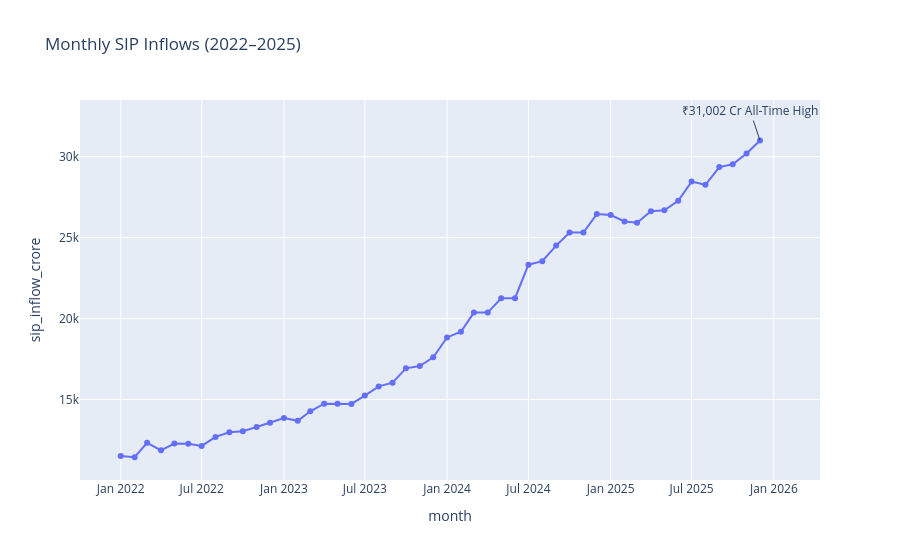

Notebook source saved alongside this figure:
### Code cell
import pandas as pd
import plotly.express as px

sip = pd.read_csv("../../../data/raw/04_monthly_sip_inflows.csv")
sip["month"] = pd.to_datetime(sip["month"])

max_row = sip.loc[sip["sip_inflow_crore"].idxmax()]

fig = px.line(
    sip,
    x="month",
    y="sip_inflow_crore",
    title="Monthly SIP Inflows (2022–2025)",
    markers=True
)

fig.add_annotation(
    x=max_row["month"],
    y=max_row["sip_inflow_crore"],
    text="₹31,002 Cr All-Time High",
    showarrow=True
)

### Figure 1 — Plotly figure (JSON) as saved in the notebook; plotly's stock layout.template omitted (floating-point values rounded to 4 significant figures)
{"data": [{"hovertemplate": "month=%{x}<br>sip_inflow_crore=%{y}<extra></extra>", "legendgroup": "", "line": {"color": "#636efa", "dash": "solid"}, "marker": {"symbol": "circle"}, "mode": "lines+markers", "name": "", "orientation": "v", "showlegend": false, "type": "scatter", "x": ["2022-01-01T00:00:00", "2022-02-01T00:00:00", "2022-03-01T00:00:00", "2022-04-01T00:00:00", "2022-05-01T00:00:00", "2022-06-01T00:00:00", "2022-07-01T00:00:00", "2022-08-01T00:00:00", "2022-09-01T00:00:00", "2022-10-01T00:00:00", "2022-11-01T00:00:00", "2022-12-01T00:00:00", "2023-01-01T00:00:00", "2023-02-01T00:00:00", "2023-03-01T00:00:00", "2023-04-01T00:00:00", "2023-05-01T00:00:00", "2023-06-01T00:00:00", "2023-07-01T00:00:00", "2023-08-01T00:00:00", "2023-09-01T00:00:00", "2023-10-01T00:00:00", "2023-11-01T00:00:00", "2023-12-01T00:00:00", "2024-01-01T00:00:00", "2024-02-01T00:00:00", "2024-03-01T00:00:00", "2024-04-01T00:00:00", "2024-05-01T00:00:00", "2024-06-01T00:00:00", "2024-07-01T00:00:00", "2024-08-01T00:00:00", "2024-09-01T00:00:00", "2024-10-01T00:00:00", "2024-11-01T00:00:00", "2024-12-01T00:00:00", "2025-01-01T00:00:00", "2025-02-01T00:00:00", "2025-03-01T00:00:00", "2025-04-01T00:00:00", "2025-05-01T00:00:00", "2025-06-01T00:00:00", "2025-07-01T00:00:00", "2025-08-01T00:00:00", "2025-09-01T00:00:00", "2025-10-01T00:00:00", "2025-11-01T00:00:00", "2025-12-01T00:00:00"], "xaxis": "x", "y": [11517, 11438, 12328, 11863, 12286, 12276, 12140, 12694, 12976, 13040, 13306, 13573, 13856, 13687, 14276, 14749, 14749, 14734, 15245, 15814, 16042, 16928, 17073, 17610, 18838, 19187, 20371, 20371, 21262, 21262, 23332, 23547, 24509, 25323, 25320, 26459, 26400, 25999, 25926, 26632, 26688, 27274, 28464, 28265, 29361, 29529, 30200, 31002], "yaxis": "y"}], "layout": {"annotations": [{"showarrow": true, "text": "₹31,002 Cr All-Time High", "x": "2025-12-01T00:00:00", "y": 31002}], "legend": {"tracegroupgap": 0}, "title": {"text": "Monthly SIP Inflows (2022–2025)"}, "xaxis": {"anchor": "y", "domain": [0, 1], "title": {"text": "month"}}, "yaxis": {"anchor": "x", "domain": [0, 1], "title": {"text": "sip_inflow_crore"}}}}
